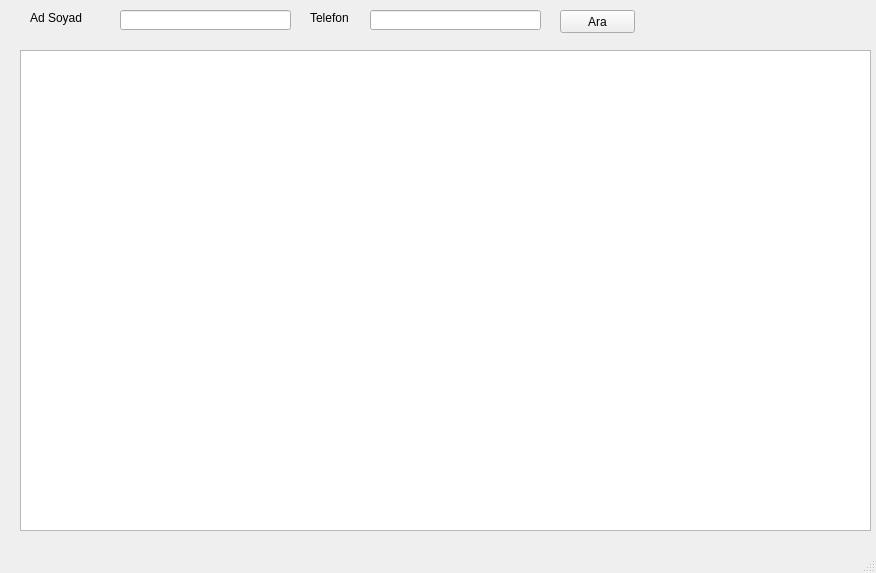
<?xml version="1.0" encoding="UTF-8"?>
<ui version="4.0">
 <class>MainWindow</class>
 <widget class="QMainWindow" name="MainWindow">
  <property name="geometry">
   <rect>
    <x>0</x>
    <y>0</y>
    <width>876</width>
    <height>573</height>
   </rect>
  </property>
  <property name="windowTitle">
   <string>List Screen</string>
  </property>
  <widget class="QWidget" name="centralwidget">
   <widget class="QLineEdit" name="listEdit">
    <property name="geometry">
     <rect>
      <x>120</x>
      <y>10</y>
      <width>171</width>
      <height>20</height>
     </rect>
    </property>
   </widget>
   <widget class="QLineEdit" name="listEdit_2">
    <property name="geometry">
     <rect>
      <x>370</x>
      <y>10</y>
      <width>171</width>
      <height>20</height>
     </rect>
    </property>
   </widget>
   <widget class="QLabel" name="label">
    <property name="geometry">
     <rect>
      <x>30</x>
      <y>10</y>
      <width>71</width>
      <height>16</height>
     </rect>
    </property>
    <property name="text">
     <string>Ad Soyad</string>
    </property>
   </widget>
   <widget class="QLabel" name="label_2">
    <property name="geometry">
     <rect>
      <x>310</x>
      <y>10</y>
      <width>71</width>
      <height>16</height>
     </rect>
    </property>
    <property name="text">
     <string>Telefon</string>
    </property>
   </widget>
   <widget class="QPushButton" name="listButtonAra">
    <property name="geometry">
     <rect>
      <x>560</x>
      <y>10</y>
      <width>75</width>
      <height>23</height>
     </rect>
    </property>
    <property name="text">
     <string>Ara</string>
    </property>
   </widget>
   <widget class="QTableWidget" name="tableWidget">
    <property name="geometry">
     <rect>
      <x>20</x>
      <y>50</y>
      <width>851</width>
      <height>481</height>
     </rect>
    </property>
    <property name="maximumSize">
     <size>
      <width>16777215</width>
      <height>481</height>
     </size>
    </property>
   </widget>
  </widget>
  <widget class="QMenuBar" name="menubar">
   <property name="geometry">
    <rect>
     <x>0</x>
     <y>0</y>
     <width>876</width>
     <height>21</height>
    </rect>
   </property>
  </widget>
  <widget class="QStatusBar" name="statusbar"/>
 </widget>
 <resources/>
 <connections/>
</ui>
